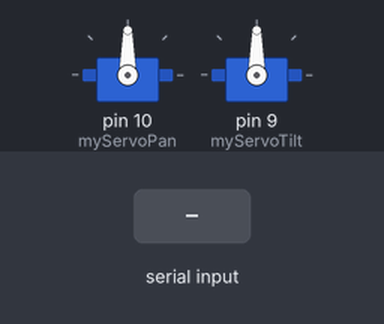
A sketch run on a simulated Arduino Uno, built with avr-gcc and run on an emulated ATmega328P. On the bench: 2 × servo. The test bench sets the inputs (shaded band).

Above: at 1.2 s.
1.3 s: "90,45\n" received over Serial
At 2.4 s:
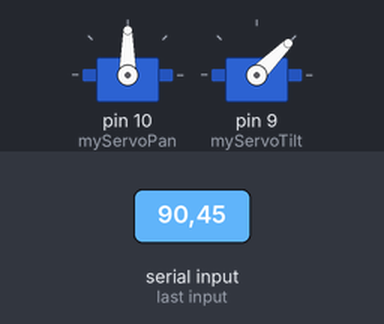
2.8 s: "30,150\n" received over Serial
At 3.6 s:
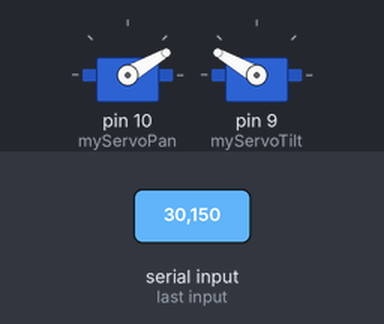
4.3 s: "1,90\n" received over Serial
At 4.6 s:
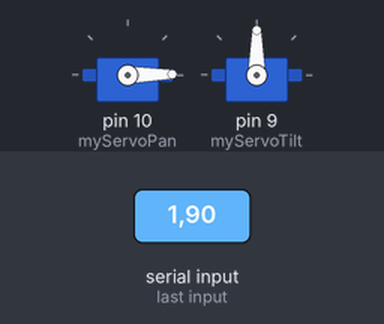
Timing chart, 0 to 7.3 s (numbered marks = the images above; inputs shaded):
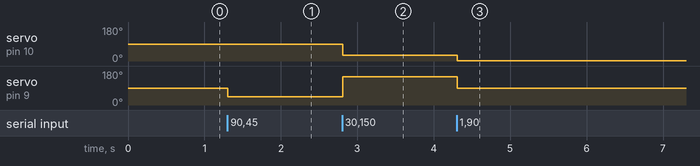

Measured:
- after the input at 1.3 s, servo on pin 9 (myServoTilt): 90° → 45° at once
- after the input at 2.8 s, servo on pin 10 (myServoPan): 90° → 30° at once; servo on pin 9 (myServoTilt): 45° → 150° at once
- after the input at 4.3 s, servo on pin 10 (myServoPan): 30° → 1° at once; servo on pin 9 (myServoTilt): 150° → 90° at once

The sketch:

TurretScanModeServo.ino
```cpp
#include <Servo.h>

Servo myServoPan;
Servo myServoTilt;

int panAngle = 90;
int tiltAngle = 90;
String inputString = "";

void setup() {
  myServoPan.attach(10);
  myServoTilt.attach(9);

  myServoPan.write(panAngle);
  myServoTilt.write(tiltAngle);
  Serial.setTimeout(10);
  Serial.begin(9600);
}

void loop() {
  while (Serial.available()) {
    char c = Serial.read();
    if (c == '\n') {
      // Parse angles
      int commaIndex = inputString.indexOf(',');
      if (commaIndex > 0) {
        int pan = inputString.substring(0, commaIndex).toInt();
        int tilt = inputString.substring(commaIndex + 1).toInt();

        // Clamp angles
        pan = constrain(pan, 0, 180);
        tilt = constrain(tilt, 0, 180);

        myServoPan.write(pan);
        myServoTilt.write(tilt);
      }
      inputString = "";
    } else {
      inputString += c;
    }
  }
}
```
